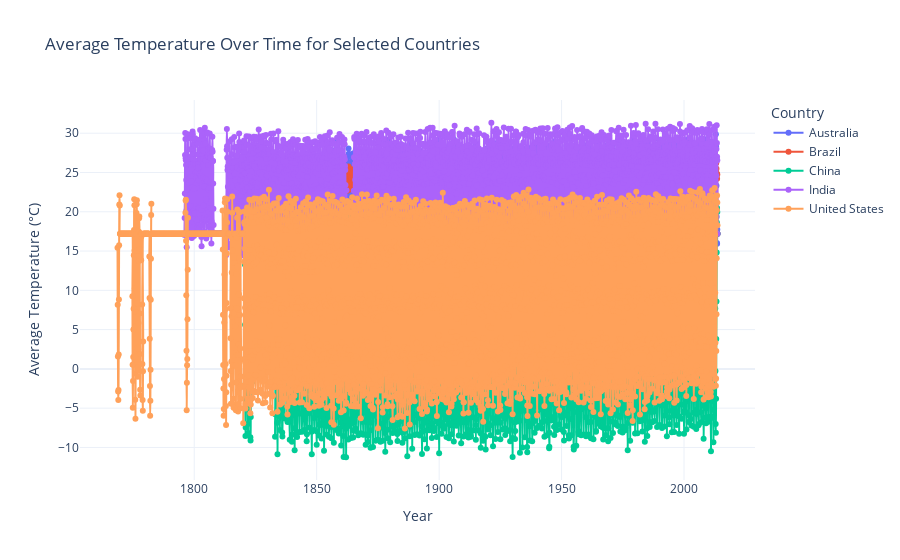

The notebook cell this image was saved under:
### Markdown cell above
- Interactive Line Plot

### Code cell
import plotly.express as px

countries = ['United States', 'India', 'China', 'Brazil', 'Australia']
data_selected = data_cleaned[data_cleaned['Country'].isin(countries)]

fig = px.line(data_selected, x='dt', y='AverageTemperature', color='Country', title='Average Temperature Over Time for Selected Countries',
              labels={'dt': 'Year', 'AverageTemperature': 'Average Temperature (°C)'},
              line_shape='spline', render_mode='svg')

# Adding markers and improving layout
fig.update_traces(mode='lines+markers')
fig.update_layout(
    xaxis_title='Year',
    yaxis_title='Average Temperature (°C)',
    legend_title_text='Country',
    template='plotly_white'
)
fig.show()

### Figure 1 — Plotly figure (JSON) as saved in the notebook; plotly's stock layout.template omitted (floating-point values rounded to 4 significant figures; data arrays with more than 128 entries replaced by an {"elided": "..."} marker saying what was removed)
{"data": [{"hovertemplate": "Country=Australia<br>Year=%{x}<br>Average Temperature (°C)=%{y}<extra></extra>", "legendgroup": "Australia", "line": {"color": "#636efa", "dash": "solid", "shape": "spline"}, "marker": {"symbol": "circle"}, "mode": "lines+markers", "name": "Australia", "orientation": "v", "showlegend": true, "type": "scatter", "x": {"elided": "1935 str values"}, "xaxis": "x", "y": {"elided": "1935 float values"}, "yaxis": "y"}, {"hovertemplate": "Country=Brazil<br>Year=%{x}<br>Average Temperature (°C)=%{y}<extra></extra>", "legendgroup": "Brazil", "line": {"color": "#EF553B", "dash": "solid", "shape": "spline"}, "marker": {"symbol": "circle"}, "mode": "lines+markers", "name": "Brazil", "orientation": "v", "showlegend": true, "type": "scatter", "x": {"elided": "2181 str values"}, "xaxis": "x", "y": {"elided": "2181 float values"}, "yaxis": "y"}, {"hovertemplate": "Country=China<br>Year=%{x}<br>Average Temperature (°C)=%{y}<extra></extra>", "legendgroup": "China", "line": {"color": "#00cc96", "dash": "solid", "shape": "spline"}, "marker": {"symbol": "circle"}, "mode": "lines+markers", "name": "China", "orientation": "v", "showlegend": true, "type": "scatter", "x": {"elided": "2317 str values"}, "xaxis": "x", "y": {"elided": "2317 float values"}, "yaxis": "y"}, {"hovertemplate": "Country=India<br>Year=%{x}<br>Average Temperature (°C)=%{y}<extra></extra>", "legendgroup": "India", "line": {"color": "#ab63fa", "dash": "solid", "shape": "spline"}, "marker": {"symbol": "circle"}, "mode": "lines+markers", "name": "India", "orientation": "v", "showlegend": true, "type": "scatter", "x": {"elided": "2613 str values"}, "xaxis": "x", "y": {"elided": "2613 float values"}, "yaxis": "y"}, {"hovertemplate": "Country=United States<br>Year=%{x}<br>Average Temperature (°C)=%{y}<extra></extra>", "legendgroup": "United States", "line": {"color": "#FFA15A", "dash": "solid", "shape": "spline"}, "marker": {"symbol": "circle"}, "mode": "lines+markers", "name": "United States", "orientation": "v", "showlegend": true, "type": "scatter", "x": {"elided": "2941 str values"}, "xaxis": "x", "y": {"elided": "2941 float values"}, "yaxis": "y"}], "layout": {"legend": {"title": {"text": "Country"}, "tracegroupgap": 0}, "title": {"text": "Average Temperature Over Time for Selected Countries"}, "xaxis": {"anchor": "y", "domain": [0, 1], "title": {"text": "Year"}}, "yaxis": {"anchor": "x", "domain": [0, 1], "title": {"text": "Average Temperature (°C)"}}}}
